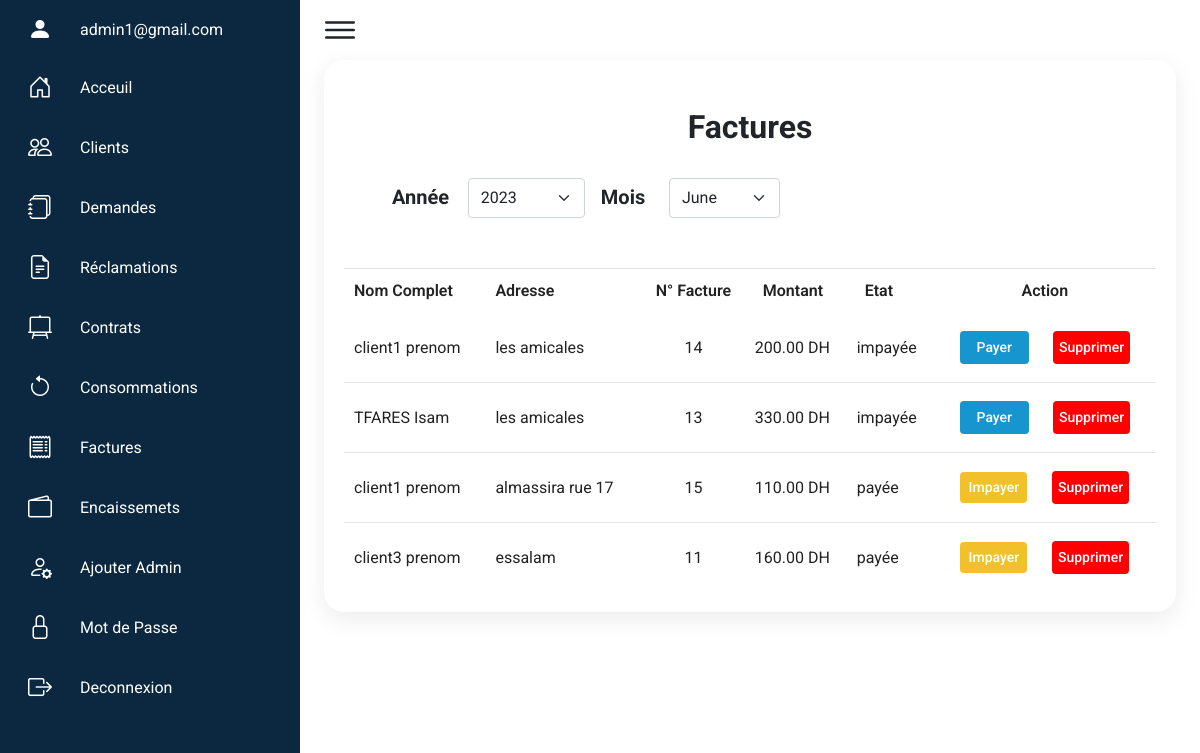
/index.php?page=factures (signed in), run on the app's committed database.
### tables this page shows
CREATE TABLE `factures` (
  `facture_id` int(11) NOT NULL,
  `facture_payement_date` datetime DEFAULT NULL,
  `facture_time` datetime NOT NULL DEFAULT current_timestamp(),
  `montant` decimal(8,2) NOT NULL,
  `consommation_id` int(11) NOT NULL,
  `contrat_id` int(11) NOT NULL,
  `etat` tinyint(1) NOT NULL DEFAULT 0
);

CREATE TABLE `clients` (
  `client_id` int(11) NOT NULL,
  `password` varchar(50) NOT NULL,
  `nom` varchar(20) NOT NULL,
  `prenom` varchar(20) NOT NULL,
  `adresse` varchar(50) NOT NULL,
  `tel` varchar(10) NOT NULL,
  `email` varchar(30) NOT NULL,
  `isVerified` int(11) NOT NULL DEFAULT 0,
  `token` varchar(255) NOT NULL,
  `isActive` tinyint(4) NOT NULL DEFAULT 1
);

CREATE TABLE `contrats` (
  `contrat_id` int(11) NOT NULL,
  `client_id` int(11) NOT NULL,
  `numero` int(11) NOT NULL,
  `date_de_debut` date NOT NULL DEFAULT current_timestamp(),
  `date_de_fin` date DEFAULT NULL,
  `adresse_local` varchar(50) NOT NULL,
  `localite_id` int(11) NOT NULL,
  `etat` int(11) NOT NULL DEFAULT 1
);

### models/consommations.php (called while the page is built, shortened)
<?php
function Years()
{
    $db = connectToDatabase();
    $stm = $db->prepare("SELECT DISTINCT consommation_annee FROM consommations ORDER BY consommation_annee DESC");
    $stm->execute();
    return $stm->fetchAll();
}
function Mounths()
{
    $db = connectToDatabase();
    $stm = $db->prepare("SELECT DISTINCT consommation_mois FROM consommations ORDER BY consommation_mois DESC");
    $stm->execute();
    return $stm->fetchAll();
}

### controllers/consommations.php (called while the page is built, shortened)
<?php
require_once('./models/consommations.php');
require_once('./models/factures.php');
function getYears()
{
    return Years();
}
function getMounths()
{
    return Mounths();
}

### models/factures.php (called while the page is built, shortened)
<?php
function getAllFacturesDB($year, $month)
{
    $db = connectToDatabase();
    $stm = $db->prepare("SELECT f.*, c.contrat_id, c.contrat_id, cl.nom, cl.prenom, c.adresse_local
    FROM factures f
    JOIN contrats c ON f.contrat_id = c.contrat_id
    JOIN clients cl ON c.client_id = cl.client_id
    JOIN consommations cons ON cons.consommation_id = f.consommation_id
    WHERE cons.consommation_mois = :month AND cons.consommation_annee = :year ORDER BY f.etat,f.facture_payement_date DESC");
    $stm->bindParam(":month", $month);
    $stm->bindParam(":year", $year);
    $stm->execute();
    $result = $stm->fetchAll(PDO::FETCH_ASSOC);
    return $result;
}

### controllers/factures.php (called while the page is built, shortened)
<?php
require_once('./models/factures.php');
function getAllFactures($year, $mounth)
{
    return getAllFacturesDB($year, $mounth);
}

### views/admin/factures.php (the view, shortened to what this page needs)
<?php
$currentMonth = date('n');
$currentYear = date('Y');
if ($currentMonth == 1) {
    $lastMonthNumber = 12;
    $lastMonthYear = $currentYear - 1;
} else {
    $lastMonthNumber = $currentMonth - 1;
    $lastMonthYear = $currentYear;
}
$years = getYears();
$mounths = getMounths();
if (isset($_POST['year']) && !empty($_POST['year'])) {
    $yearSelected = $_POST['year'];
    $mounthSelected = $_POST['mounth'];
    $factures = getAllFactures($yearSelected, $mounthSelected);
} else {
    $factures = getAllFactures($lastMonthYear, $lastMonthNumber);
}
$title = "Factures" ?>
<div class="details-table p-0 px-2">
    <div class="activities pt-0 lesson-block m-0 mx-3 my-0">
        <h2 class="fw-bold mt-5 mb-4 text-center">Factures</h2>
        <div class="d-flex flex-start my-2 mx-5">
            <div class="d-flex me-3">
                <label class="fw-bold fs-5 mt-1">Année &nbsp;&nbsp;&nbsp;&nbsp;&nbsp;&nbsp;&nbsp;&nbsp;&nbsp;</label>
                <select name="year" id="selectYear" class="form-select w-75" aria-label="Default select example" style="height: 40px !important;">
                    <?php if (isset($_POST['year'])) { ?>
                        <?php foreach ($years as $year) {
                            if ($_POST['year'] == $year['consommation_annee']) { ?>
                                <option value="<?= $year['consommation_annee'] ?>" selected><?= $year['consommation_annee'] ?></option>
                            <?php } else { ?>
                                <option value="<?= $year['consommation_annee'] ?>"><?= $year['consommation_annee'] ?></option>
                        <?php  }
                        }
                    } else { ?>
                        <?php foreach ($years as $year) { ?>
                            <option value="<?= $year['consommation_annee'] ?>"><?= $year['consommation_annee'] ?></option>
                        <?php } ?>
                    <?php } ?>
                </select>
            </div>
            <div class="d-flex">
                <label class="fw-bold fs-5 mt-1">Mois &nbsp;&nbsp;&nbsp;&nbsp;&nbsp;&nbsp;&nbsp;&nbsp;&nbsp;</label>
                <select name="mounth" id="selectMounth" class="form-select w-75" aria-label="Default select example" style="height: 40px !important;">
                    <?php if (isset($_POST['mounth'])) { ?>
                        <?php foreach ($mounths as $mounth) {
                            if ($_POST['mounth'] == $mounth['consommation_mois']) { ?>
                                <option value="<?= $mounth['consommation_mois'] ?>" selected><?= date('F', strtotime("01-" . $mounth['consommation_mois'] . "-2000")) ?></option>
                            <?php } else { ?>
                                <option value="<?= $mounth['consommation_mois'] ?>"><?= date('F', strtotime("01-" . $mounth['consommation_mois'] . "-2000")) ?></option>
                        <?php  }
                        }
                    } else { ?>
                        <?php foreach ($mounths as $mounth) { ?>
                            <option value="<?= $mounth['consommation_mois'] ?>"><?= date('F', strtotime("01-" . $mounth['consommation_mois'] . "-2000")) ?></option>
                        <?php } ?>
                    <?php } ?>
                </select>
            </div>
        </div>
        <table class="border-top">
            <thead>
                <tr>
                    <td>Nom Complet</td>
                    <td class="text-start">Adresse</td>
                    <td>N° Facture </td>
                    <td class="text-start ps-3">Montant </td>
                    <td class="text-start ps-3">Etat</td>
                    <td class="text-center">Action</td>
                </tr>
            </thead>
            <tbody id="" style="max-height: 600px;overflow-y:auto">
                <?php foreach ($factures as $key => $facture) { ?>
                    <tr>
                        <td> <?= $facture['nom'] . " " . $facture['prenom'] ?></td>
                        <td class="text-start"><?= $facture['adresse_local'] ?></td>
                        <td class=" py-1 m-1 px-2 "><?= $facture['facture_id'] ?></td>
                        <td class=" py-1 m-1 px-2 "><?= $facture['montant'] ?> DH</td>
                        <td class=" py-1 m-1 px-2 "><?= $facture['etat'] ? "payée" : "impayée" ?></td>
                        <td>
                            <div class="d-flex justify-content-evenly py-2 align-items-center">
                                <?php if (!$facture['etat']) { ?>
                                    <button type="button" class="status btn delivered border-none mx-2 px-3" data-bs-toggle="modal" data-bs-target="#payer<?= $facture['facture_id'] ?>">
                                        Payer
                                    </button>
                                <?php } else { ?>
                                    <form action="?page=impayFacture" method="post">
                                        <button type="submit" class="status btn pending border-none mx-2">Impayer</button>
                                    </form>
                                <?php } ?>
                                <form action="?page=deleteFacture" method="post">
                                    <button type="submit" class="status btn return border-none mx-2">Supprimer</button>
                                </form>
                            </div>
                        </td>
                    </tr>
                <?php } ?>
            </tbody>
        </table>
    </div>
</div>
<?php require('views/admin/layout.php');

### css/admin.css (style rules this page uses)
* { font-family: Roboto; margin: 0; padding: 0; box-sizing: border-box; }
:root { --blue: #0B2840; --white: #fff; --gray: #f5f5f5; --black1: #222; --black2: #999; }
body { min-height: 100vh; overflow-x: hidden; }
.details-table { position: relative; width: 100%; padding: 20px; display: grid; }
.details-table .activities { position: relative; display: grid; min-height: 500px; background: var(--white); padding: 20px; box-shadow: 0 7px 25px rgba(0, 0, 0, 0.08); border-radius: 20px; }
.details-table table { width: 100%; border-collapse: collapse; margin-top: 10px; }
.details-table table thead td { font-weight: 600; }
.details-table .activities table tr { color: var(--black1); border-bottom: 1px solid rgba(0, 0, 0, 0.1); }
.details-table .activities table tr:last-child { border-bottom: none; }
.details-table .activities table tr td { padding: 10px; }
.details-table .activities table tr td:last-child { text-align: end; }
.details-table .activities table tr td:nth-child(2) { text-align: end; }
.details-table .activities table tr td:nth-child(3) { text-align: center; }
.status.delivered { padding: 2px 4px; background: #1795ce; color: var(--white); border-radius: 4px; padding: 5px; font-size: 14px; font-weight: 500; }
.status.pending { padding: 4px 7px; background: #f1c02a; color: var(--white); border-radius: 4px; font-size: 14px; font-weight: 500; }
.status.return { padding: 2px 4px; background: #f00; color: var(--white); border-radius: 4px; font-size: 14px; padding: 5px; font-weight: 500; }

### data on the page
factures: clients.nom "client1", clients.prenom "prenom", contrat.adresse_local "les amicales", facture_id "14", montant "200.00", etat "impayée"
factures: clients.nom "TFARES", clients.prenom "Isam", contrat.adresse_local "les amicales", facture_id "13", montant "330.00", etat "impayée"
factures: clients.nom "client1", clients.prenom "prenom", contrat.adresse_local "almassira rue 17", facture_id "15", montant "110.00", etat "payée"
factures: clients.nom "client3", clients.prenom "prenom", contrat.adresse_local "essalam", facture_id "11", montant "160.00", etat "payée"

### other printed values
$_SESSION['admin']['email'] "admin1@gmail.com"
form field year "2023"
form field mounth "June"
